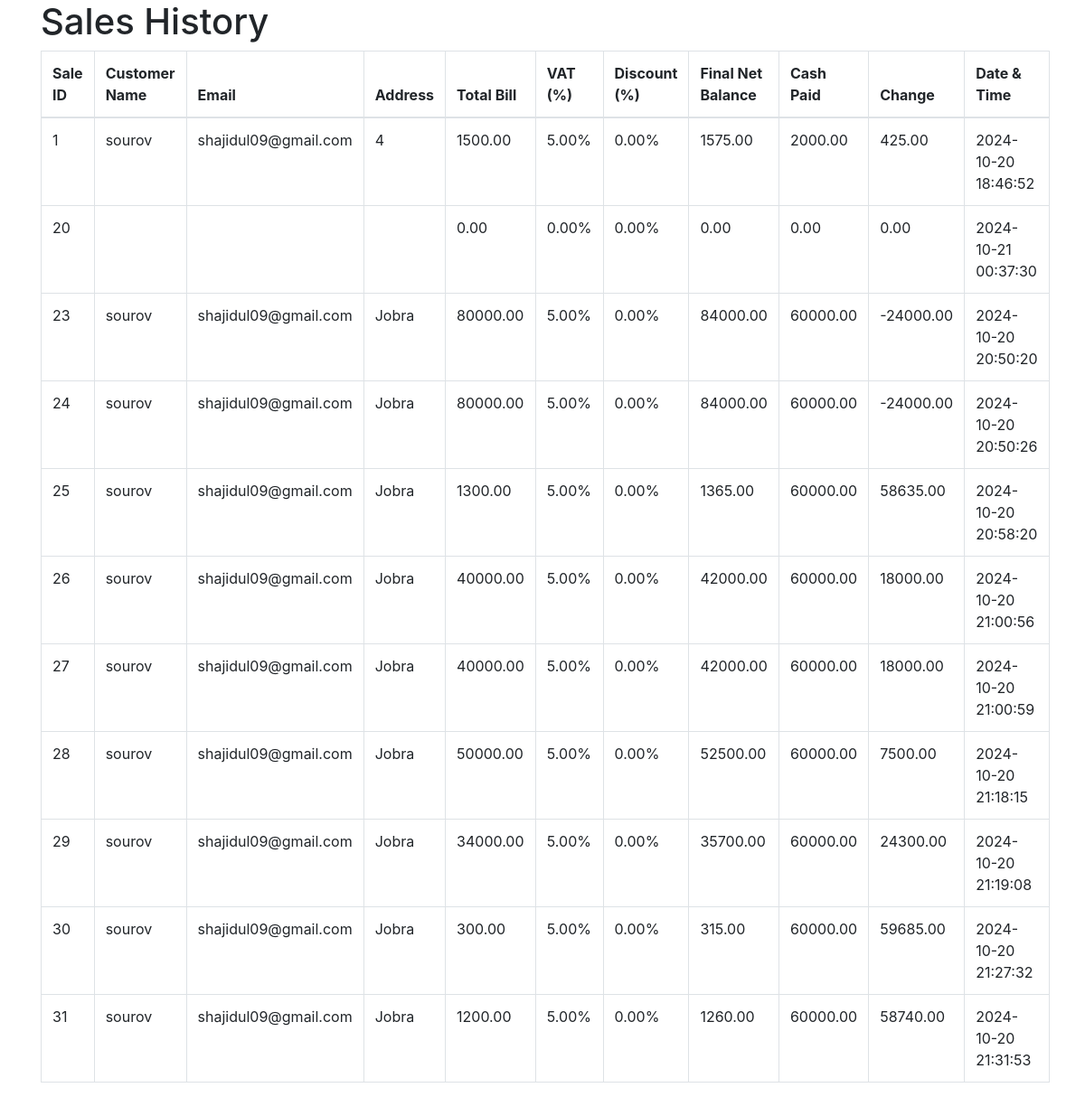
The page /history.php on the database its author committed.
### tables this page shows
CREATE TABLE `sell_info` (
  `id` int(11) NOT NULL,
  `customer_name` varchar(255) DEFAULT NULL,
  `email` varchar(255) DEFAULT NULL,
  `address` varchar(255) DEFAULT NULL,
  `total_bill` decimal(10,2) DEFAULT NULL,
  `vat_percentage` decimal(5,2) DEFAULT NULL,
  `discount_percentage` decimal(5,2) DEFAULT NULL,
  `net_balance` decimal(10,2) DEFAULT NULL,
  `cash_paid` decimal(10,2) DEFAULT NULL,
  `change_due` decimal(10,2) DEFAULT NULL,
  `created_at` datetime DEFAULT NULL
);

### history.php (the view, shortened to what this page needs)
<?php
include 'dbconn.php';
$sellQuery = "SELECT * FROM sell_info";
$sellResult = mysqli_query($link, $sellQuery);
?>
<!DOCTYPE html>
<html lang="en">
<head>
    <link rel="stylesheet" href="https://stackpath.bootstrapcdn.com/bootstrap/4.3.1/css/bootstrap.min.css">
</head>
<body>
<div class="container">
    <h1>Sales History</h1>
    <?php if (mysqli_num_rows($sellResult) > 0) { ?>
        <table class="table table-bordered">
            <thead>
                <tr>
                    <th>Sale ID</th>
                    <th>Customer Name</th>
                    <th>Email</th>
                    <th>Address</th>
                    <th>Total Bill</th>
                    <th>VAT (%)</th>
                    <th>Discount (%)</th>
                    <th>Final Net Balance</th>
                    <th>Cash Paid</th>
                    <th>Change</th>
                    <th>Date & Time</th>
                </tr>
            </thead>
            <tbody>
                <?php while ($row = mysqli_fetch_assoc($sellResult)) { ?>
                    <tr>
                        <td><?= $row['id'] ?></td>
                        <td><?= $row['customer_name'] ?></td>
                        <td><?= $row['email'] ?></td>
                        <td><?= $row['address'] ?></td>
                        <td><?= $row['total_bill'] ?></td>
                        <td><?= $row['vat_percentage'] ?>%</td>
                        <td><?= $row['discount_percentage'] ?>%</td>
                        <td><?= $row['net_balance'] ?></td>
                        <td><?= $row['cash_paid'] ?></td>
                        <td><?= $row['change_due'] ?></td>
                        <td><?= $row['created_at'] ?></td>
                    </tr>
                <?php } ?>
            </tbody>
        </table>
    <?php } else { ?>
        <p>No sales data available.</p>
    <?php } ?>
</div>
</body>
</html>

### rows shown on the page
sell_info: id "1", customer_name "sourov", email "shajidul09@gmail.com", address "4", total_bill "1500.00", vat_percentage "5.00", discount_percentage "0.00", net_balance "1575.00", cash_paid "2000.00", change_due "425.00", created_at "2024-10-20 18:46:52"
sell_info: id "20", total_bill "0.00", vat_percentage "0.00", discount_percentage "0.00", net_balance "0.00", cash_paid "0.00", change_due "0.00", created_at "2024-10-21 00:37:30"
sell_info: id "23", customer_name "sourov", email "shajidul09@gmail.com", address "Jobra", total_bill "80000.00", vat_percentage "5.00", discount_percentage "0.00", net_balance "84000.00", cash_paid "60000.00", change_due "-24000.00", created_at "2024-10-20 20:50:20"
sell_info: id "24", customer_name "sourov", email "shajidul09@gmail.com", address "Jobra", total_bill "80000.00", vat_percentage "5.00", discount_percentage "0.00", net_balance "84000.00", cash_paid "60000.00", change_due "-24000.00", created_at "2024-10-20 20:50:26"
sell_info: id "25", customer_name "sourov", email "shajidul09@gmail.com", address "Jobra", total_bill "1300.00", vat_percentage "5.00", discount_percentage "0.00", net_balance "1365.00", cash_paid "60000.00", change_due "58635.00", created_at "2024-10-20 20:58:20"
sell_info: id "26", customer_name "sourov", email "shajidul09@gmail.com", address "Jobra", total_bill "40000.00", vat_percentage "5.00", discount_percentage "0.00", net_balance "42000.00", cash_paid "60000.00", change_due "18000.00", created_at "2024-10-20 21:00:56"
sell_info: id "27", customer_name "sourov", email "shajidul09@gmail.com", address "Jobra", total_bill "40000.00", vat_percentage "5.00", discount_percentage "0.00", net_balance "42000.00", cash_paid "60000.00", change_due "18000.00", created_at "2024-10-20 21:00:59"
sell_info: id "28", customer_name "sourov", email "shajidul09@gmail.com", address "Jobra", total_bill "50000.00", vat_percentage "5.00", discount_percentage "0.00", net_balance "52500.00", cash_paid "60000.00", change_due "7500.00", created_at "2024-10-20 21:18:15"
sell_info: id "29", customer_name "sourov", email "shajidul09@gmail.com", address "Jobra", total_bill "34000.00", vat_percentage "5.00", discount_percentage "0.00", net_balance "35700.00", cash_paid "60000.00", change_due "24300.00", created_at "2024-10-20 21:19:08"
sell_info: id "30", customer_name "sourov", email "shajidul09@gmail.com", address "Jobra", total_bill "300.00", vat_percentage "5.00", discount_percentage "0.00", net_balance "315.00", cash_paid "60000.00", change_due "59685.00", created_at "2024-10-20 21:27:32"
sell_info: id "31", customer_name "sourov", email "shajidul09@gmail.com", address "Jobra", total_bill "1200.00", vat_percentage "5.00", discount_percentage "0.00", net_balance "1260.00", cash_paid "60000.00", change_due "58740.00", created_at "2024-10-20 21:31:53"
